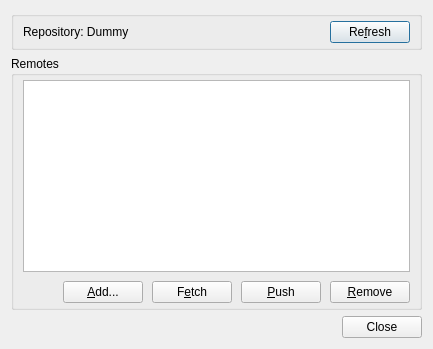
<?xml version="1.0" encoding="UTF-8"?>
<ui version="4.0">
 <class>Git::Internal::RemoteDialog</class>
 <widget class="QDialog" name="Git::Internal::RemoteDialog">
  <property name="windowTitle">
   <string>Remotes</string>
  </property>
  <layout class="QVBoxLayout" name="verticalLayout_3">
   <item>
    <widget class="QGroupBox" name="infoGroupBox">
     <layout class="QHBoxLayout" name="horizontalLayout_2">
      <property name="topMargin">
       <number>4</number>
      </property>
      <property name="bottomMargin">
       <number>4</number>
      </property>
      <item>
       <widget class="QLabel" name="repositoryLabel">
        <property name="text">
         <string notr="true">Repository: Dummy</string>
        </property>
       </widget>
      </item>
      <item>
       <widget class="QPushButton" name="refreshButton">
        <property name="sizePolicy">
         <sizepolicy hsizetype="Maximum" vsizetype="Fixed">
          <horstretch>0</horstretch>
          <verstretch>0</verstretch>
         </sizepolicy>
        </property>
        <property name="text">
         <string>Re&amp;fresh</string>
        </property>
       </widget>
      </item>
     </layout>
    </widget>
   </item>
   <item>
    <widget class="QGroupBox" name="remoteGroupBox">
     <property name="title">
      <string>Remotes</string>
     </property>
     <layout class="QVBoxLayout" name="verticalLayout">
      <property name="spacing">
       <number>9</number>
      </property>
      <property name="topMargin">
       <number>4</number>
      </property>
      <property name="bottomMargin">
       <number>4</number>
      </property>
      <item>
       <widget class="QTreeView" name="remoteView">
        <property name="minimumSize">
         <size>
          <width>0</width>
          <height>100</height>
         </size>
        </property>
        <property name="editTriggers">
         <set>QAbstractItemView::AnyKeyPressed|QAbstractItemView::DoubleClicked|QAbstractItemView::EditKeyPressed</set>
        </property>
        <property name="selectionMode">
         <enum>QAbstractItemView::SingleSelection</enum>
        </property>
        <property name="selectionBehavior">
         <enum>QAbstractItemView::SelectRows</enum>
        </property>
        <property name="rootIsDecorated">
         <bool>false</bool>
        </property>
        <property name="uniformRowHeights">
         <bool>true</bool>
        </property>
       </widget>
      </item>
      <item>
       <layout class="QHBoxLayout" name="horizontalLayout">
        <item>
         <spacer name="horizontalSpacer">
          <property name="orientation">
           <enum>Qt::Horizontal</enum>
          </property>
          <property name="sizeHint" stdset="0">
           <size>
            <width>40</width>
            <height>20</height>
           </size>
          </property>
         </spacer>
        </item>
        <item>
         <widget class="QPushButton" name="addButton">
          <property name="text">
           <string>&amp;Add...</string>
          </property>
          <property name="autoDefault">
           <bool>false</bool>
          </property>
         </widget>
        </item>
        <item>
         <widget class="QPushButton" name="fetchButton">
          <property name="text">
           <string>F&amp;etch</string>
          </property>
         </widget>
        </item>
        <item>
         <widget class="QPushButton" name="pushButton">
          <property name="text">
           <string>&amp;Push</string>
          </property>
         </widget>
        </item>
        <item>
         <widget class="QPushButton" name="removeButton">
          <property name="text">
           <string>&amp;Remove</string>
          </property>
          <property name="autoDefault">
           <bool>false</bool>
          </property>
         </widget>
        </item>
       </layout>
      </item>
     </layout>
    </widget>
   </item>
   <item>
    <widget class="QDialogButtonBox" name="buttonBox">
     <property name="orientation">
      <enum>Qt::Horizontal</enum>
     </property>
     <property name="standardButtons">
      <set>QDialogButtonBox::Close</set>
     </property>
    </widget>
   </item>
  </layout>
 </widget>
 <resources/>
 <connections>
  <connection>
   <sender>buttonBox</sender>
   <signal>rejected()</signal>
   <receiver>Git::Internal::RemoteDialog</receiver>
   <slot>reject()</slot>
   <hints>
    <hint type="sourcelabel">
     <x>466</x>
     <y>614</y>
    </hint>
    <hint type="destinationlabel">
     <x>544</x>
     <y>23</y>
    </hint>
   </hints>
  </connection>
 </connections>
</ui>
